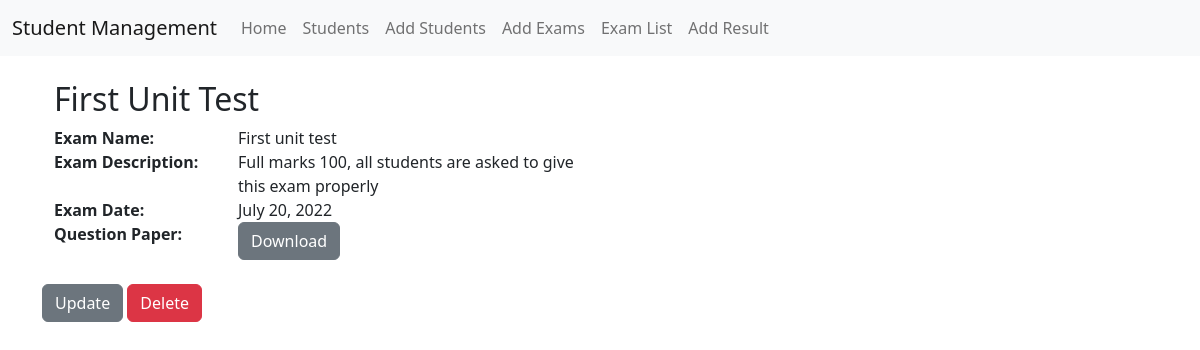
Page /student/exam-detail/1 on the committed database.
### stdmanage/models.py (models this page shows, shortened)
class Exam(models.Model):
    name = models.CharField(max_length=50)
    description = models.CharField(max_length=200)
    date = models.DateField()
    question_papers = models.FileField(upload_to='question_papers', null=True, blank=True )

### stdmanage/views.py (the view)
# urls.py: path('exam-detail/<int:pk>', ExamDetailView.as_view(), name='exam-detail'),
class ExamDetailView(DetailView):
    model = Exam

### stdmanage/templates/stdmanage/exam_detail.html (shortened to what this page needs)
{% extends 'stdmanage/base.html' %}
    {% block body %}
      <div class="container">
        <div class="row">
            <div class="col-12 col-md-8 p-4 ">
                <h2 class="text-capitalize">{{object.name}}</h2>
                <div class="row">
                    <div class="col-4 col-md-3">
                        <span class="fw-bold">Exam Name: </span>
                    </div>
                    <div class="col-8 col-md-6">
                        {{object.name}}
                    </div>
                </div>
                <div class="row">
                    <div class="col-4 col-md-3">
                        <span class="fw-bold">Exam Description: </span>
                    </div>
                    <div class="col-8 col-md-6">
                        {{object.description}}
                    </div>
                </div>
                <div class="row">
                    <div class="col-4 col-md-3">
                        <span class="fw-bold">Exam Date: </span>
                    </div>
                    <div class="col-8 col-md-6">
                        {{object.date}}
                    </div>
                </div>
                <div class="row">
                    <div class="col-4 col-md-3">
                        <span class="fw-bold">Question Paper: </span>
                    </div>
                    <div class="col-8 col-md-6">
                        <a href="{{object.question_papers.url}}" download >
                            <button class="btn btn-secondary">Download</button>
                        </a>
                    </div>
                </div>
            </div>
        </div>
        <div class="row">
            <div class="col-12 col-md-8">
                <a href="{%url "stdmanage:exam-update" object.id%}"><button class="btn btn-secondary">Update</button></a>
                <a href="{%url "stdmanage:exam-delete" object.id%}"><button class="btn btn-danger">Delete</button></a>
            </div>
        </div>
      </div>
    {% endblock body %}

### rows in the picture
Exam: name "First Unit Test", name "First unit test", description "Full marks 100, all students are asked to give this exam properly", date "July 20, 2022"
